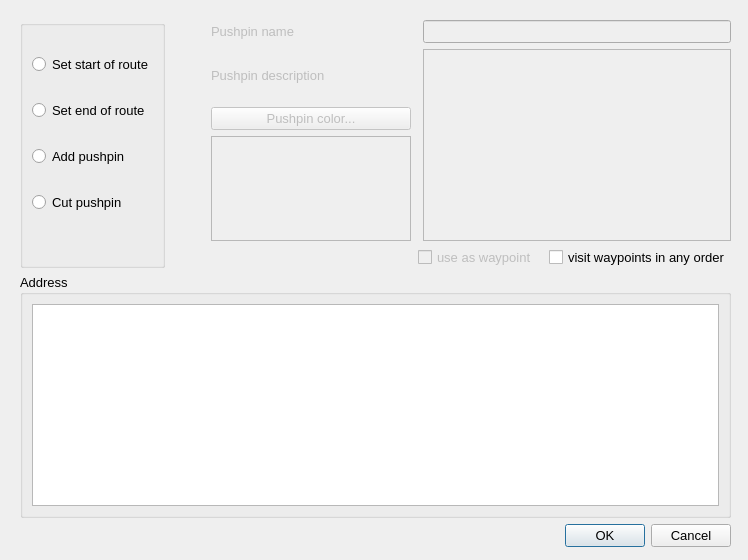
<?xml version="1.0" encoding="UTF-8"?>
<ui version="4.0">
 <class>RouteDialog</class>
 <widget class="QDialog" name="RouteDialog">
  <property name="geometry">
   <rect>
    <x>0</x>
    <y>0</y>
    <width>748</width>
    <height>560</height>
   </rect>
  </property>
  <property name="font">
   <font>
    <pointsize>10</pointsize>
   </font>
  </property>
  <property name="windowTitle">
   <string>Routing and Pushpins</string>
  </property>
  <widget class="QWidget" name="layoutWidget">
   <property name="geometry">
    <rect>
     <x>20</x>
     <y>20</y>
     <width>711</width>
     <height>527</height>
    </rect>
   </property>
   <layout class="QVBoxLayout" name="verticalLayout_5">
    <item>
     <layout class="QHBoxLayout" name="horizontalLayout_2">
      <item>
       <widget class="QGroupBox" name="groupBox">
        <property name="title">
         <string/>
        </property>
        <layout class="QVBoxLayout" name="verticalLayout_3">
         <item>
          <widget class="QRadioButton" name="setStartOfRoute">
           <property name="text">
            <string>Set start of route</string>
           </property>
           <attribute name="buttonGroup">
            <string notr="true">buttonGroup</string>
           </attribute>
          </widget>
         </item>
         <item>
          <widget class="QRadioButton" name="setEndOfRoute">
           <property name="text">
            <string>Set end of route</string>
           </property>
           <attribute name="buttonGroup">
            <string notr="true">buttonGroup</string>
           </attribute>
          </widget>
         </item>
         <item>
          <widget class="QRadioButton" name="addPushPin">
           <property name="text">
            <string>Add pushpin</string>
           </property>
           <attribute name="buttonGroup">
            <string notr="true">buttonGroup</string>
           </attribute>
          </widget>
         </item>
         <item>
          <widget class="QRadioButton" name="cutPushPin">
           <property name="text">
            <string>Cut pushpin</string>
           </property>
           <attribute name="buttonGroup">
            <string notr="true">buttonGroup</string>
           </attribute>
          </widget>
         </item>
         <item>
          <spacer name="verticalSpacer">
           <property name="orientation">
            <enum>Qt::Vertical</enum>
           </property>
           <property name="sizeType">
            <enum>QSizePolicy::Preferred</enum>
           </property>
           <property name="sizeHint" stdset="0">
            <size>
             <width>20</width>
             <height>20</height>
            </size>
           </property>
          </spacer>
         </item>
        </layout>
        <zorder>setEndOfRoute</zorder>
        <zorder>addPushPin</zorder>
        <zorder>cutPushPin</zorder>
        <zorder>setStartOfRoute</zorder>
        <zorder>verticalSpacer</zorder>
       </widget>
      </item>
      <item>
       <spacer name="horizontalSpacer">
        <property name="orientation">
         <enum>Qt::Horizontal</enum>
        </property>
        <property name="sizeType">
         <enum>QSizePolicy::Preferred</enum>
        </property>
        <property name="sizeHint" stdset="0">
         <size>
          <width>40</width>
          <height>20</height>
         </size>
        </property>
       </spacer>
      </item>
      <item>
       <layout class="QVBoxLayout" name="verticalLayout">
        <item>
         <layout class="QGridLayout" name="gridLayout">
          <property name="horizontalSpacing">
           <number>12</number>
          </property>
          <item row="0" column="1">
           <widget class="QLineEdit" name="pushPinName">
            <property name="enabled">
             <bool>false</bool>
            </property>
           </widget>
          </item>
          <item row="1" column="0" rowspan="2">
           <widget class="QLabel" name="pushPinDescLabel">
            <property name="enabled">
             <bool>false</bool>
            </property>
            <property name="sizePolicy">
             <sizepolicy hsizetype="Preferred" vsizetype="MinimumExpanding">
              <horstretch>0</horstretch>
              <verstretch>0</verstretch>
             </sizepolicy>
            </property>
            <property name="maximumSize">
             <size>
              <width>16777215</width>
              <height>30</height>
             </size>
            </property>
            <property name="text">
             <string>Pushpin description</string>
            </property>
           </widget>
          </item>
          <item row="0" column="0">
           <widget class="QLabel" name="pushPinNameLabel">
            <property name="enabled">
             <bool>false</bool>
            </property>
            <property name="text">
             <string>Pushpin name</string>
            </property>
           </widget>
          </item>
          <item row="1" column="1" rowspan="7">
           <widget class="QPlainTextEdit" name="pushPinDesc">
            <property name="enabled">
             <bool>false</bool>
            </property>
           </widget>
          </item>
          <item row="3" column="0">
           <widget class="QPushButton" name="pushPinColor">
            <property name="enabled">
             <bool>false</bool>
            </property>
            <property name="text">
             <string>Pushpin color...</string>
            </property>
           </widget>
          </item>
          <item row="4" column="0" rowspan="4">
           <widget class="QListWidget" name="pushPinGlyph">
            <property name="enabled">
             <bool>false</bool>
            </property>
            <property name="sizePolicy">
             <sizepolicy hsizetype="Expanding" vsizetype="Ignored">
              <horstretch>0</horstretch>
              <verstretch>0</verstretch>
             </sizepolicy>
            </property>
            <property name="maximumSize">
             <size>
              <width>200</width>
              <height>144</height>
             </size>
            </property>
            <property name="palette">
             <palette>
              <active>
               <colorrole role="Highlight">
                <brush brushstyle="SolidPattern">
                 <color alpha="255">
                  <red>127</red>
                  <green>218</green>
                  <blue>232</blue>
                 </color>
                </brush>
               </colorrole>
              </active>
              <inactive>
               <colorrole role="Highlight">
                <brush brushstyle="SolidPattern">
                 <color alpha="255">
                  <red>127</red>
                  <green>218</green>
                  <blue>232</blue>
                 </color>
                </brush>
               </colorrole>
              </inactive>
              <disabled>
               <colorrole role="Highlight">
                <brush brushstyle="SolidPattern">
                 <color alpha="255">
                  <red>10</red>
                  <green>36</green>
                  <blue>106</blue>
                 </color>
                </brush>
               </colorrole>
              </disabled>
             </palette>
            </property>
           </widget>
          </item>
         </layout>
        </item>
        <item>
         <layout class="QHBoxLayout" name="horizontalLayout">
          <property name="spacing">
           <number>12</number>
          </property>
          <item>
           <spacer name="horizontalSpacer_2">
            <property name="orientation">
             <enum>Qt::Horizontal</enum>
            </property>
            <property name="sizeHint" stdset="0">
             <size>
              <width>40</width>
              <height>20</height>
             </size>
            </property>
           </spacer>
          </item>
          <item>
           <widget class="QCheckBox" name="useAsWayPoint">
            <property name="enabled">
             <bool>false</bool>
            </property>
            <property name="text">
             <string>use as waypoint</string>
            </property>
           </widget>
          </item>
          <item>
           <widget class="QCheckBox" name="visitWayPointsInAnyOrder">
            <property name="text">
             <string>visit waypoints in any order</string>
            </property>
           </widget>
          </item>
         </layout>
        </item>
       </layout>
      </item>
     </layout>
    </item>
    <item>
     <widget class="QGroupBox" name="groupBox_2">
      <property name="title">
       <string>Address</string>
      </property>
      <layout class="QVBoxLayout" name="verticalLayout_4">
       <item>
        <widget class="QPlainTextEdit" name="address"/>
       </item>
      </layout>
     </widget>
    </item>
    <item>
     <widget class="QDialogButtonBox" name="buttonBox">
      <property name="sizePolicy">
       <sizepolicy hsizetype="Expanding" vsizetype="Fixed">
        <horstretch>0</horstretch>
        <verstretch>0</verstretch>
       </sizepolicy>
      </property>
      <property name="orientation">
       <enum>Qt::Horizontal</enum>
      </property>
      <property name="standardButtons">
       <set>QDialogButtonBox::Cancel|QDialogButtonBox::Ok</set>
      </property>
      <property name="centerButtons">
       <bool>false</bool>
      </property>
     </widget>
    </item>
   </layout>
  </widget>
 </widget>
 <resources/>
 <connections>
  <connection>
   <sender>buttonBox</sender>
   <signal>accepted()</signal>
   <receiver>RouteDialog</receiver>
   <slot>accept()</slot>
   <hints>
    <hint type="sourcelabel">
     <x>248</x>
     <y>254</y>
    </hint>
    <hint type="destinationlabel">
     <x>157</x>
     <y>274</y>
    </hint>
   </hints>
  </connection>
  <connection>
   <sender>buttonBox</sender>
   <signal>rejected()</signal>
   <receiver>RouteDialog</receiver>
   <slot>reject()</slot>
   <hints>
    <hint type="sourcelabel">
     <x>316</x>
     <y>260</y>
    </hint>
    <hint type="destinationlabel">
     <x>286</x>
     <y>274</y>
    </hint>
   </hints>
  </connection>
 </connections>
 <buttongroups>
  <buttongroup name="buttonGroup"/>
 </buttongroups>
</ui>
